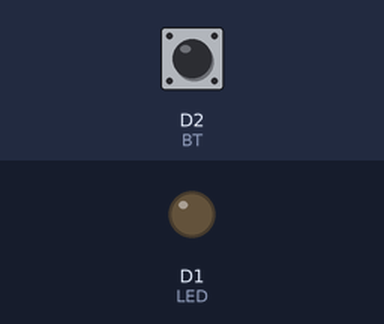
The sketch below on a simulated ESP8266 (NodeMCU). On the bench: output pins drawn as LEDs (lit = HIGH). The inputs (shaded band) are chosen by the test bench; at power-on: D2 (BT) HIGH.

Above: at 1.2 s.
1.3 s: D2 (BT) pulled LOW for 0.15 s
At 1.37 s:
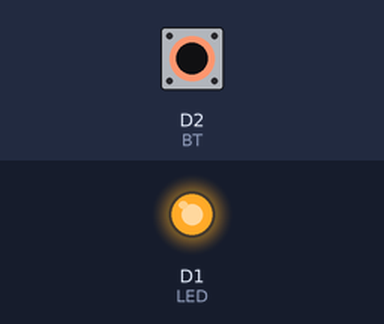
2.9 s: D2 (BT) pulled LOW for 3.2 s
At 7.5 s:
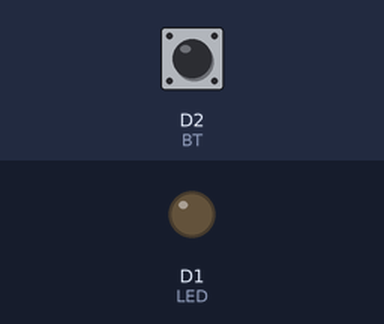
Timing chart, 0 to 9.0 s (numbered marks = the images above; inputs shaded):
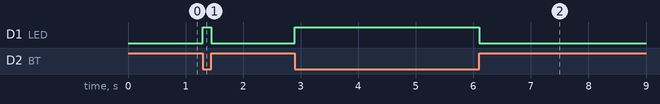

The sketch:

EntradasDigitais.ino
```cpp
/*
 * CURSO - Controle dispositivos remotamente com ESP8266
 * Por: Fábio Souza
 *
 * Entradas Digitais
 * Leitura de entradas Digitais
 */

const byte LED = D1; //pino que do LED
const byte BT =  D2; //pino que do Botão

void setup() {
  pinMode(LED, OUTPUT);
  pinMode(BT, INPUT_PULLUP);
}

void loop() {
  if(digitalRead(BT)== LOW){
    digitalWrite(LED,HIGH);  //liga o LED
  }
  else{
    digitalWrite(LED,LOW);  //apaga o LED
  }
}
```

Measured:
- after the input at 1.3 s, D1 (LED): LOW → HIGH at once, → LOW 0.15 s later
- after the input at 2.9 s, D1 (LED): LOW → HIGH at once, → LOW 3.2 s later
